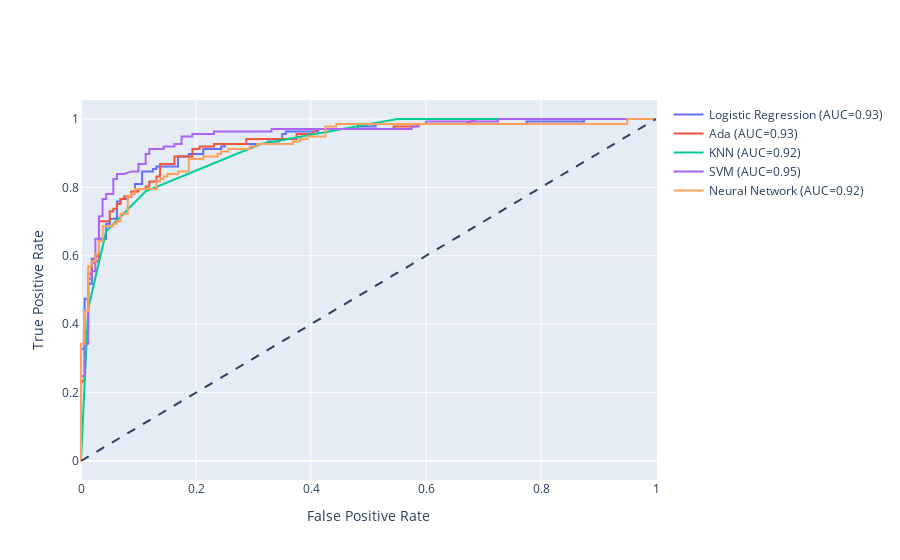

This figure's notebook cell:
### Code cell
fig = go.Figure()

fig.add_shape(
    type='line', line=dict(dash='dash'),
    x0=0, x1=1, y0=0, y1=1
)

for algorithm in metrics.values():
    auc = algorithm['auc']
    name = algorithm['name']
    fig.add_trace(go.Scatter(x=algorithm['fpr'], y=algorithm['tpr'], name=f'{name} (AUC={auc:.2f})', mode='lines'))

fig.update_layout(
    xaxis_title='False Positive Rate',
    yaxis_title='True Positive Rate',
#     yaxis=dict(scaleanchor="x", scaleratio=1),
    xaxis=dict(constrain='domain')
)
fig.show()
